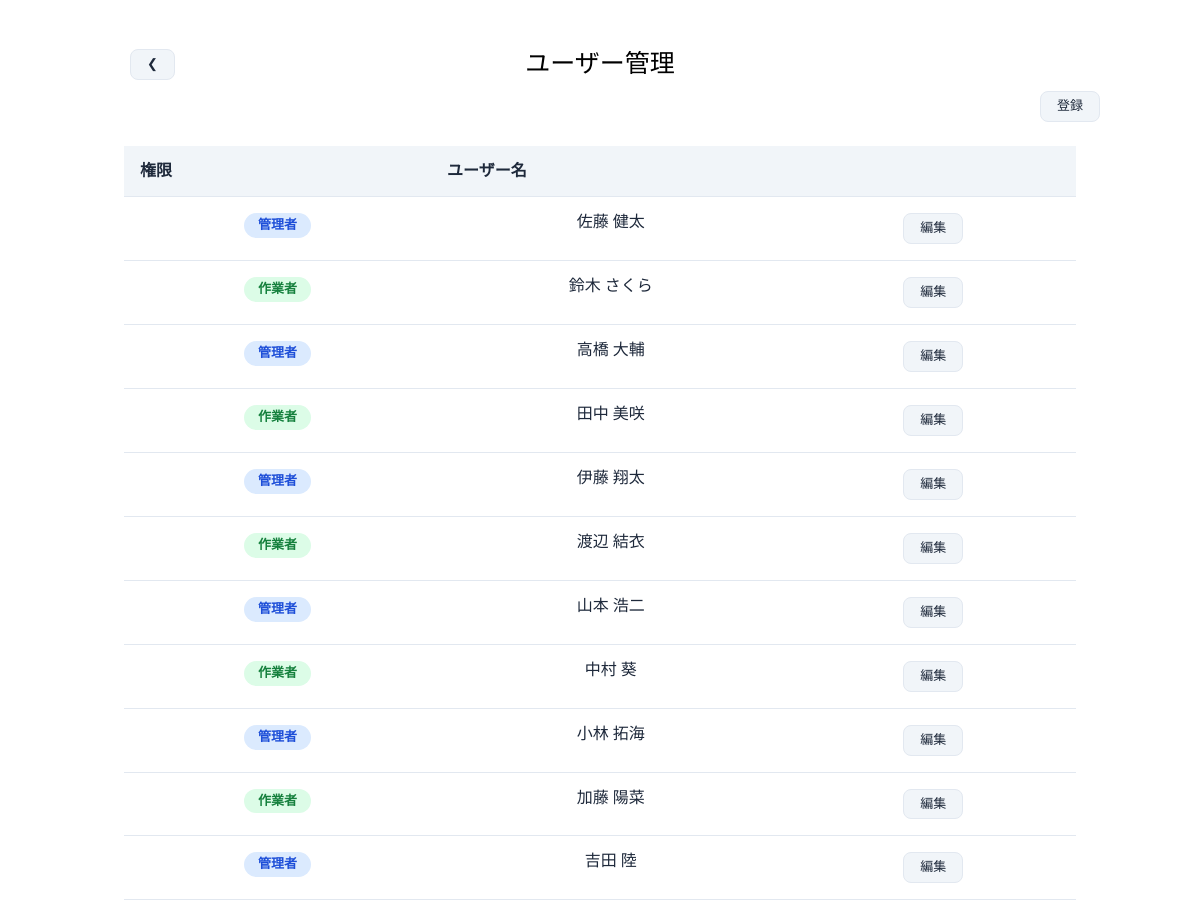
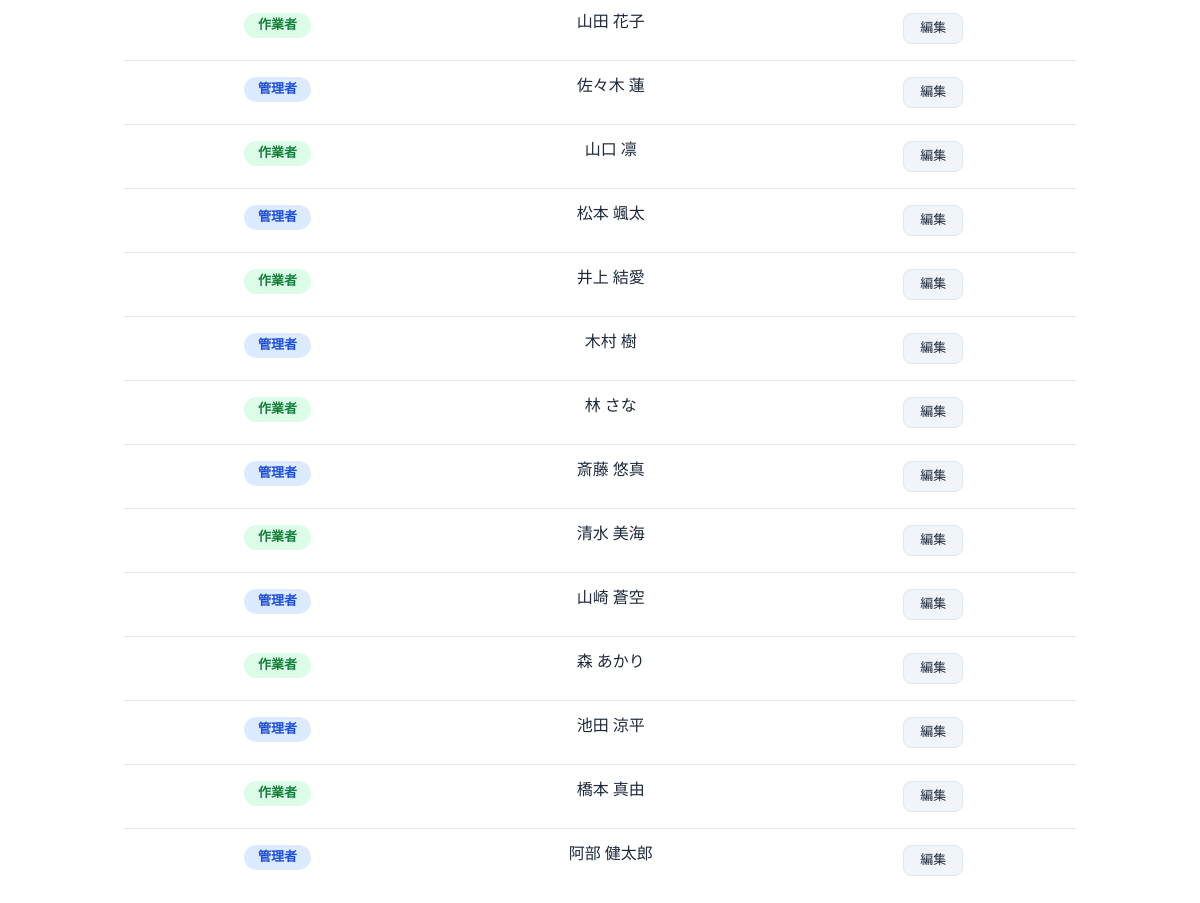
The app's page /admin.php with its own data (2 pictures, top to bottom).
### tables this page shows
CREATE TABLE user (
    user_id INT AUTO_INCREMENT PRIMARY KEY,
    user_name VARCHAR(50) NOT NULL,
    password VARCHAR(255) NOT NULL,
    authority BOOLEAN NOT NULL
);

### admin.php (the view)
<?php require "header.php"; ?>
<?php require "config/database.php"; ?>
<main class="page-container user-list-page">
<div class="hd user-list-header">
    <a href="menu.php"  style="left: 30px;" class="b mat-edit-button back-button">❮</a>
    <h1 style="font-size: 25px;">ユーザー管理</h1>
</div>
<div class="user-list-footer">
    <button type="button" class="mat-edit-button" onclick="location.href='user-add.php'">
        登録
    </button>
</div>
<section class="card user-list-card">
    <table class="user-table">
        <thead>
            <tr>
                <th>権限</th>
                <th>ユーザー名</th>
                <th></th>
            </tr>
        </thead>
        <tbody>
            <?php
            $sql = $pdo->query("SELECT * FROM user");
            foreach ($sql as $row) {
                $authority_text = ($row['authority'] == 1) ? '管理者' : '作業者';
                echo "<tr>";
                echo "<td>";
                echo "<span class='authority-badge ";
                echo ($row['authority'] == 1) ? "admin" : "worker";
                echo "'>";
                echo $authority_text;
                echo "</span>";
                echo "</td>";
                echo "<td>";
                echo htmlspecialchars($row['user_name'], ENT_QUOTES, 'UTF-8');
                echo "</td>";
                echo "<td>";
                echo "<a href='user-edit.php?id=" . (int)$row['user_id'] . "' class='b mat-edit-button'>編集</a>";
                echo "</td>";
                echo "</tr>";
            }
            ?>
        </tbody>
    </table>
</section>
</main>
<?php require "footer.php"; ?>

### css/destyle.css (style rules this page uses)
html { line-height: 1.15; -webkit-text-size-adjust: 100%; -webkit-tap-highlight-color: transparent; }
body { margin: 0; }
main { display: block; }
p, table, blockquote, address, pre, iframe, form, figure, dl { margin: 0; }
h1, h2, h3, h4, h5, h6 { font-size: inherit; font-weight: inherit; margin: 0; }
a { background-color: transparent; text-decoration: none; color: inherit; }
button, input, optgroup, select, textarea { -webkit-appearance: none; appearance: none; vertical-align: middle; color: inherit; font: inherit; background: transparent; padding: 0; margin: 0; border-radius: 0; text-align: inherit; text-transform: inherit; }
button, [type="button"], [type="reset"], [type="submit"] { cursor: pointer; }
table { border-color: inherit; border-collapse: collapse; }
td, th { vertical-align: top; padding: 0; }
th { text-align: left; font-weight: bold; }

### css/style.css (style rules this page uses)
.page-container { width: min(100% - 32px, 1000px); margin: 50px auto 16px; }
.hd { display: flex; gap: 325px; }
.mat-edit-button { display: inline-block; padding: 7px 16px; border: 1px solid var(--bd, #e2e8f0); border-radius: 8px; color: var(--tx, #1e293b); text-decoration: none; font-size: 13px; cursor: pointer; background: var(--bg, #f1f5f9); }
.user-list-page { width: min(100% - 32px, 1000px); margin: 50px auto 30px; }
.user-list-header { display: flex; align-items: center; justify-content: center; position: relative; width: 100%; margin: 20px auto 12px; box-sizing: border-box; gap: 0; }
.user-list-header h1 { margin: 0; text-align: center; }
.user-list-header .back-button { position: absolute; left: 0; }
.user-list-card { padding: 24px; border-radius: 12px; overflow-x: auto; }
.user-table { width: 100%; border-collapse: collapse; text-align: center; }
.user-table th { padding: 16px; background: var(--bg, #f1f5f9); color: var(--tx, #1e293b); font-weight: 600; border-bottom: 1px solid var(--bd, #e2e8f0); }
.user-table td { padding: 16px; border-bottom: 1px solid var(--bd, #e2e8f0); color: var(--tx, #1e293b); }
.user-table tr:last-child td { border-bottom: none; }
.authority-badge { display: inline-block; padding: 5px 14px; border-radius: 20px; font-size: 13px; font-weight: 600; }
.authority-badge.admin { background: #dbeafe; color: #1d4ed8; }
.authority-badge.worker { background: #dcfce7; color: #15803d; }
.user-list-footer { display: flex; justify-content: flex-end; margin-top: 12px; }

### records on screen
user: authority "管理者", user_name "佐藤 健太"
user: authority "作業者", user_name "鈴木 さくら"
user: authority "管理者", user_name "高橋 大輔"
user: authority "作業者", user_name "田中 美咲"
user: authority "管理者", user_name "伊藤 翔太"
user: authority "作業者", user_name "渡辺 結衣"
user: authority "管理者", user_name "山本 浩二"
user: authority "作業者", user_name "中村 葵"
user: authority "管理者", user_name "小林 拓海"
user: authority "作業者", user_name "加藤 陽菜"
user: authority "管理者", user_name "吉田 陸"
user: authority "作業者", user_name "山田 花子"
user: authority "管理者", user_name "佐々木 蓮"
user: authority "作業者", user_name "山口 凛"
user: authority "管理者", user_name "松本 颯太"
user: authority "作業者", user_name "井上 結愛"
user: authority "管理者", user_name "木村 樹"
user: authority "作業者", user_name "林 さな"
user: authority "管理者", user_name "斎藤 悠真"
user: authority "作業者", user_name "清水 美海"
user: authority "管理者", user_name "山崎 蒼空"
user: authority "作業者", user_name "森 あかり"
user: authority "管理者", user_name "池田 涼平"
user: authority "作業者", user_name "橋本 真由"
user: authority "管理者", user_name "阿部 健太郎"
